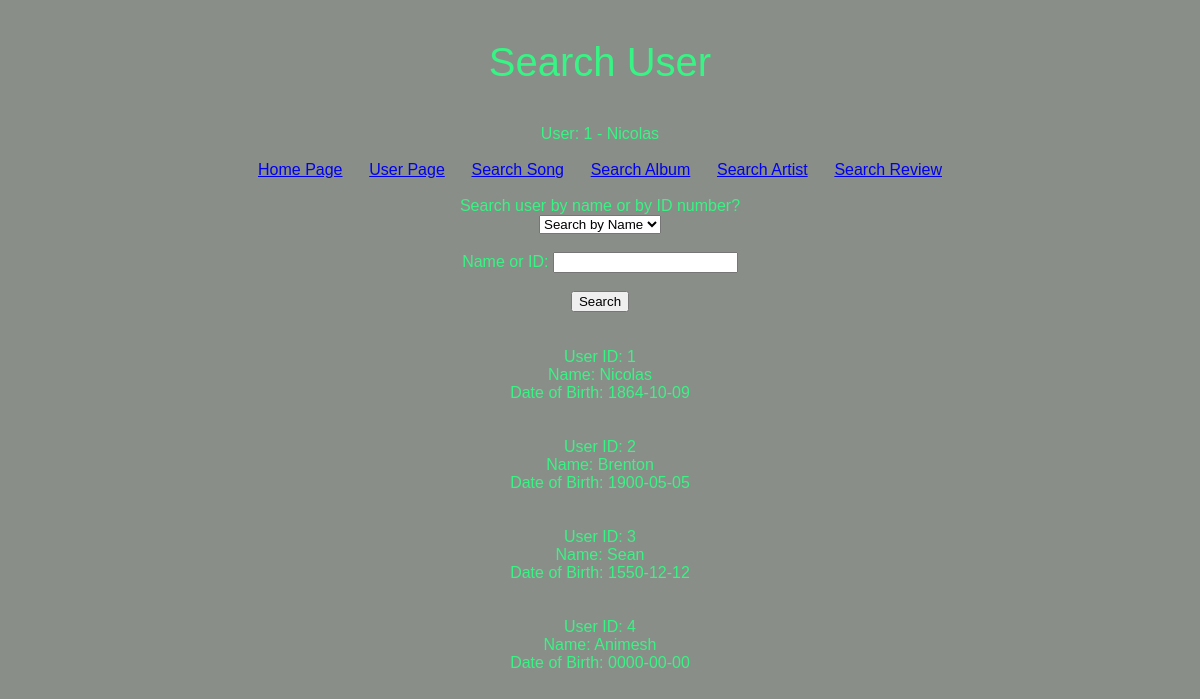
Page /searchuser.php (signed in) on the committed database.
### tables this page shows
CREATE TABLE IF NOT EXISTS `user` (
  `UserID` int(11) NOT NULL AUTO_INCREMENT,
  `DOB` date DEFAULT NULL,
  `Name` varchar(25) DEFAULT NULL,
  `Password` varchar(32) DEFAULT NULL,
  PRIMARY KEY (`UserID`)
);

### searchuser.php (the view, shortened to what this page needs)
<!DOCTYPE html>
<html>
    <head>
        <link rel="stylesheet" href="styles/searchartist.css">
    </head>
    <body>
        <?php
        include('config.php');
        $userID = $_SESSION["UserID"];
        $searchString= $type="";
        ?>
        <h3>Search User</h3>
        <?php
        if (userID != "" && userID != NULL) {
            $sql = "SELECT * FROM user WHERE UserID = '$userID'";
            $result = $conn->query($sql);
            if ($result->num_rows > 0) {
                while ($row = $result->fetch_assoc()) {
                    echo "User: " . $row["UserID"] . " - " . $row["Name"] . "<br><br>";
                }
            }
        }
        ?>
        <a href="http://projbsn.cpsc.ucalgary.ca/index.php">Home Page</a>
        <a href="http://projbsn.cpsc.ucalgary.ca/userpage.php">User Page</a>
        <a href="http://projbsn.cpsc.ucalgary.ca/searchsong.php">Search Song</a>
        <a href="http://projbsn.cpsc.ucalgary.ca/searchalbum.php">Search Album</a>
        <a href="http://projbsn.cpsc.ucalgary.ca/searchartist.php">Search Artist</a>
        <a href="http://projbsn.cpsc.ucalgary.ca/searchreview.php">Search Review</a>
        <br>
        <br>
        <form method="post" action="<?php echo htmlspecialchars($_SERVER["PHP_SELF"]); ?>">
            Search user by name or by ID number? <br>
            <select name="t">
                <option value="byName">Search by Name</option>
            </select> <br><br>
            Name or ID: <input type="text" name="ss"><br><br>
            <input type="submit" name="submit" value="Search"/> <br><br>
        </form>
        <?php
            if (($type != NULL) && ($searchString != NULL))
            {
                echo "Results for ";
                Print "<i>$searchString</i>";
                echo ":<br><br>";
                echo "<hr>";
                if ($type == "byName")
                {
                    $result = $conn->query("SELECT UserID, Name, DOB FROM user WHERE Name = '$searchString';");
                    if($result->num_rows >0){
                        $count = 0;
                        while($row = $result->fetch_assoc()){
                            $count = $count + 1;
                            echo "<h3>Result # $count</h3>";
                            echo "User ID: ".$row["UserID"]."<br>";
                            echo "Name: ".$row["Name"]."<br>";
                            echo "Date of Birth: ".$row["DOB"]."<br>";
                            echo "<br>";
                        }
                    }
                }
                else if ($type == "byID")
                {
                    $result = $conn->query("SELECT UserID, Name, DOB FROM user WHERE UserID = '$searchString';");
                    if($result->num_rows >0){
                        $count = 0;
                        while($row = $result->fetch_assoc()){
                            $count = $count + 1;
                            echo "<h3>Result</h3>";
                            echo "User ID: ".$row["UserID"]."<br>";
                            echo "Name: ".$row["Name"]."<br>";
                            echo "Date of Birth: ".$row["DOB"]."<br>";
                            echo "<br>";
                        }
                    }
                }
            }
            else if ($searchString == NULL)
            {
                $result = $conn->query("SELECT UserID, Name, DOB FROM user;");
                if($result->num_rows >0){
                    while($row = $result->fetch_assoc()){
                        echo "<br>";
                        echo "User ID: ".$row["UserID"]."<br>";
                        echo "Name: ".$row["Name"]."<br>";
                        echo "Date of Birth: ".$row["DOB"]."<br>";
                        echo "<br>";
                    }
                }
            }
        ?>
    </body>
</html>

### styles/searchartist.css (style rules this page uses)
body { background-color: rgba(9, 19, 10, 0.48); text-align: center; color:rgb(56,244,132); font-family: Century Gothic, sans-serif; }
h3 { font-size: 40px; font-weight: 100; }

### rows in the picture
user: UserID "1", Name "Nicolas", DOB "1864-10-09"
user: UserID "2", Name "Brenton", DOB "1900-05-05"
user: UserID "3", Name "Sean", DOB "1550-12-12"
user: UserID "4", Name "Animesh", DOB "0000-00-00"
